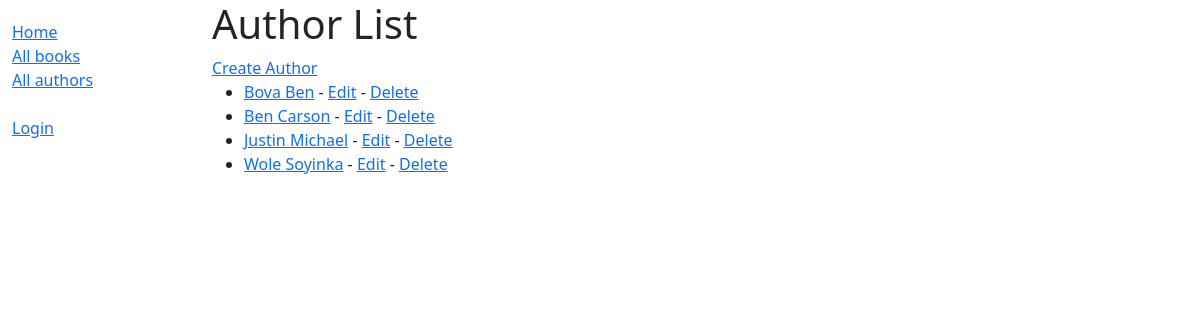
The app's page /catalog/authors/, older data.
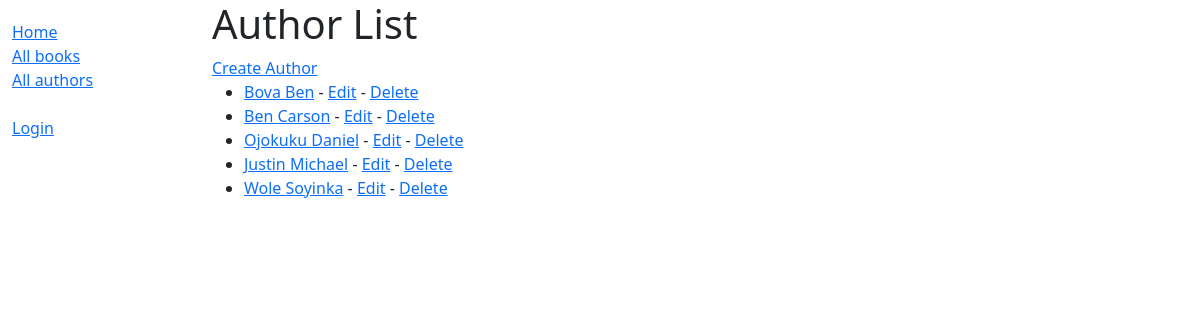
The same page, newer data.
### catalog/models.py (models this page shows, shortened)
class Author(models.Model):
    first_name = models.CharField(max_length=100)
    last_name = models.CharField(max_length=100)
    date_of_birth = models.DateField(null=True, blank=True)
    date_of_death = models.DateField('died', null=True, blank=True)
    class Meta:
        ordering = ['last_name', 'first_name']
    def get_absolute_url(self):
        return reverse('author-detail', args=[str(self.id)])

### catalog/views.py (the view)
# urls.py: path('authors/', views.AuthorListView.as_view(), name='authors'),
class AuthorListView(generic.ListView):
    model = Author
    paginate_by = 10

### catalog/templates/catalog/author_list.html
{% extends "base_generic.html" %}
{% block content %}
<h1>Author List</h1>
{% if author_list %}
<a href="{% url 'author-create' %}">Create Author</a>
<ul>
    {% for author in author_list %}
    <li>
        <a href="{{ author.get_absolute_url }}">{{ author.first_name }} {{ author.last_name }}</a>
        - <a href="{% url 'author-update' author.pk %}">Edit</a> - <a
            href="{% url 'author-delete' author.pk %}">Delete</a>
    </li>
    {% endfor %}
</ul>
{% else %}
<p>There are no authors in the library.</p>
{% endif %}
{% endblock %}

### catalog/templates/base_generic.html (shortened to what this page needs)
<!DOCTYPE html>
<html lang="en">
<head>
    <link href="https://cdn.jsdelivr.net/npm/bootstrap@5.1.3/dist/css/bootstrap.min.css" rel="stylesheet"
>
    {% load static %}
    <link rel="stylesheet" href="{% static 'css/styles.css' %}">
</head>
<body>
    <div class="container-fluid">
        <div class="row">
            <div class="col-sm-2">
                {% block sidebar %}
                <ul class="sidebar-nav">
                    <li><a href="{% url 'index' %}">Home</a></li>
                    <li><a href="{% url 'books' %}">All books</a></li>
                    <li><a href="{% url 'authors' %}">All authors</a></li>
                    <br>
                    {% if user.is_authenticated %}
                    <li>User: {{ user.get_username }}</li>
                    <li><a href="{% url 'my-borrowed' %}">My borrowed books</a></li>
                    <li><a href="{% url 'logout' %}?next={{ request.path }}">Logout</a></li>
                    <br>
                    <li>Staff</li>
                    <li><a href="{% url 'all-borrowed-books' %}">All borrowed books</a></li>
                    {% else %}
                    <li><a href="{% url 'login' %}?next={{ request.path }}">Login</a></li>
                    {% endif %}
                </ul>
                {% endblock %}
            </div>
            <div class="col-sm-10 ">
                {% block content %}{% endblock %}
            </div>
        </div>
    </div>
</body>
</html>

### catalog/static/css/styles.css (style rules this page uses)
.sidebar-nav { margin-top: 20px; padding: 0; list-style: none; }

Row changes from the older to the newer data that the page shows:
added Author: first_name "Ojokuku", last_name "Daniel"
